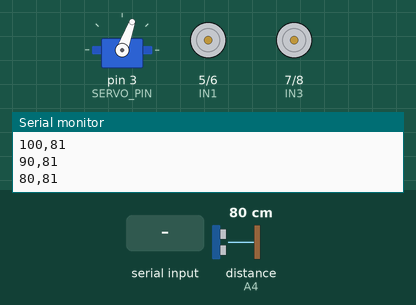
Simulated run of this sketch. Board: Arduino Uno, built with avr-gcc and run on an emulated ATmega328P. Shown: servo, motor-driver pin pairs drawn as motors (green arrow = first pin HIGH = forward, orange = second pin HIGH = backward, longer = more drive, scaled by the enable pin), the last lines printed to the serial monitor. The test bench sets the inputs (shaded band); at power-on: distance to the obstacle (sensor on A4) 80 cm. The echo pulse lasts 58.3 µs per cm.

Above: at 5.2 s.
5.3 s: "ROTATE,45\n" received over Serial
At 5.55 s:
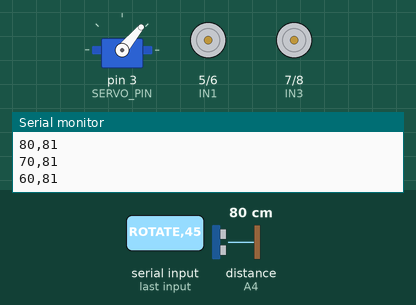
At 6.64 s:
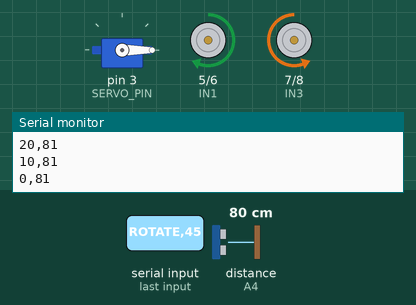
8.8 s: "MOVE,45\n" received over Serial
At 13.3 s:
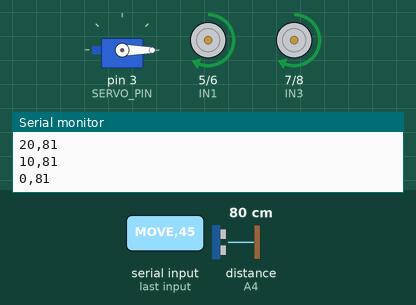
Timing chart, 0 to 20.2 s (numbered marks = the images above; inputs shaded):
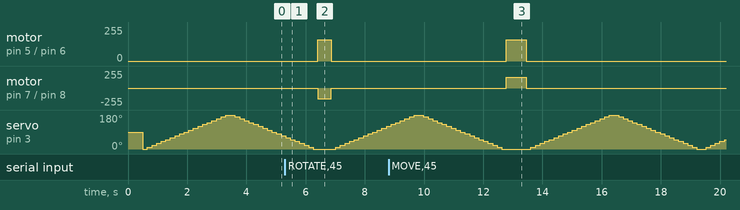

Measured:
- after the input at 5.3 s, motor on pin 5 (IN1) / pin 6 (IN2): stopped → forward 160/255 after 1.1 s, → stopped 0.45 s later; motor on pin 7 (IN3) / pin 8 (IN4): stopped → backward 160/255 after 1.1 s, → stopped 0.45 s later
- after the input at 8.8 s, motor on pin 5 (IN1) / pin 6 (IN2), motor on pin 7 (IN3) / pin 8 (IN4): stopped → forward 160/255 after 4.0 s, → stopped 0.68 s later

The sketch:

nav_sketch.ino
```cpp
#include <NewPing.h>
#include <Servo.h>

// === Ultrasonic ===
#define TRIG_PIN A5
#define ECHO_PIN A4
#define MAX_DISTANCE 200
NewPing sonar(TRIG_PIN, ECHO_PIN, MAX_DISTANCE);

// === Servo ===
#define SERVO_PIN 3
Servo servo;

// === Motor Driver Pins ===
#define IN1 5
#define IN2 6
#define IN3 7
#define IN4 8
#define ENA 9
#define ENB 11

// === Timing Calibration ===
const int ROTATE_DELAY_PER_DEG = 10;   // adjust for your motor speed
const int MOVE_DELAY_PER_CM    = 15;   // adjust for your car’s speed

void setup() {
  Serial.begin(9600);
  servo.attach(SERVO_PIN);

  pinMode(IN1, OUTPUT); pinMode(IN2, OUTPUT);
  pinMode(IN3, OUTPUT); pinMode(IN4, OUTPUT);
  pinMode(ENA, OUTPUT); pinMode(ENB, OUTPUT);

  stopMotors();
  Serial.println("READY");
  delay(500);
}

void loop() {
  // === Mapping Mode ===
  if (Serial.available() == 0) {
    for (int ang = 0; ang <= 180; ang += 10) {
      servo.write(ang);
      delay(150);
      int d = sonar.ping_cm();
      if (d == 0) d = MAX_DISTANCE;
      Serial.print(ang);
      Serial.print(",");
      Serial.println(d);
    }
    for (int ang = 180; ang >= 0; ang -= 10) {
      servo.write(ang);
      delay(150);
      int d = sonar.ping_cm();
      if (d == 0) d = MAX_DISTANCE;
      Serial.print(ang);
      Serial.print(",");
      Serial.println(d);
    }
  }

  // === Command Mode ===
  if (Serial.available() > 0) {
    String cmd = Serial.readStringUntil('\n');
    cmd.trim();

    if (cmd.startsWith("ROTATE")) {
      int angle = cmd.substring(7).toInt();
      rotate(angle);
    } else if (cmd.startsWith("MOVE")) {
      int dist = cmd.substring(5).toInt();
      moveForward(dist);
    }
  }
}

void moveForward(int cm) {
  analogWrite(ENA, 160);
  analogWrite(ENB, 160);
  digitalWrite(IN1, HIGH); digitalWrite(IN2, LOW);
  digitalWrite(IN3, HIGH); digitalWrite(IN4, LOW);
  delay(abs(cm) * MOVE_DELAY_PER_CM);
  stopMotors();
}

void rotate(int deg) {
  analogWrite(ENA, 160);
  analogWrite(ENB, 160);
  if (deg > 0) {
    digitalWrite(IN1, HIGH); digitalWrite(IN2, LOW);
    digitalWrite(IN3, LOW);  digitalWrite(IN4, HIGH);
  } else {
    digitalWrite(IN1, LOW);  digitalWrite(IN2, HIGH);
    digitalWrite(IN3, HIGH); digitalWrite(IN4, LOW);
  }
  delay(abs(deg) * ROTATE_DELAY_PER_DEG);
  stopMotors();
}

void stopMotors() {
  analogWrite(ENA, 0); analogWrite(ENB, 0);
  digitalWrite(IN1, LOW);
  digitalWrite(IN2, LOW);
  digitalWrite(IN3, LOW);
  digitalWrite(IN4, LOW);
}
```
